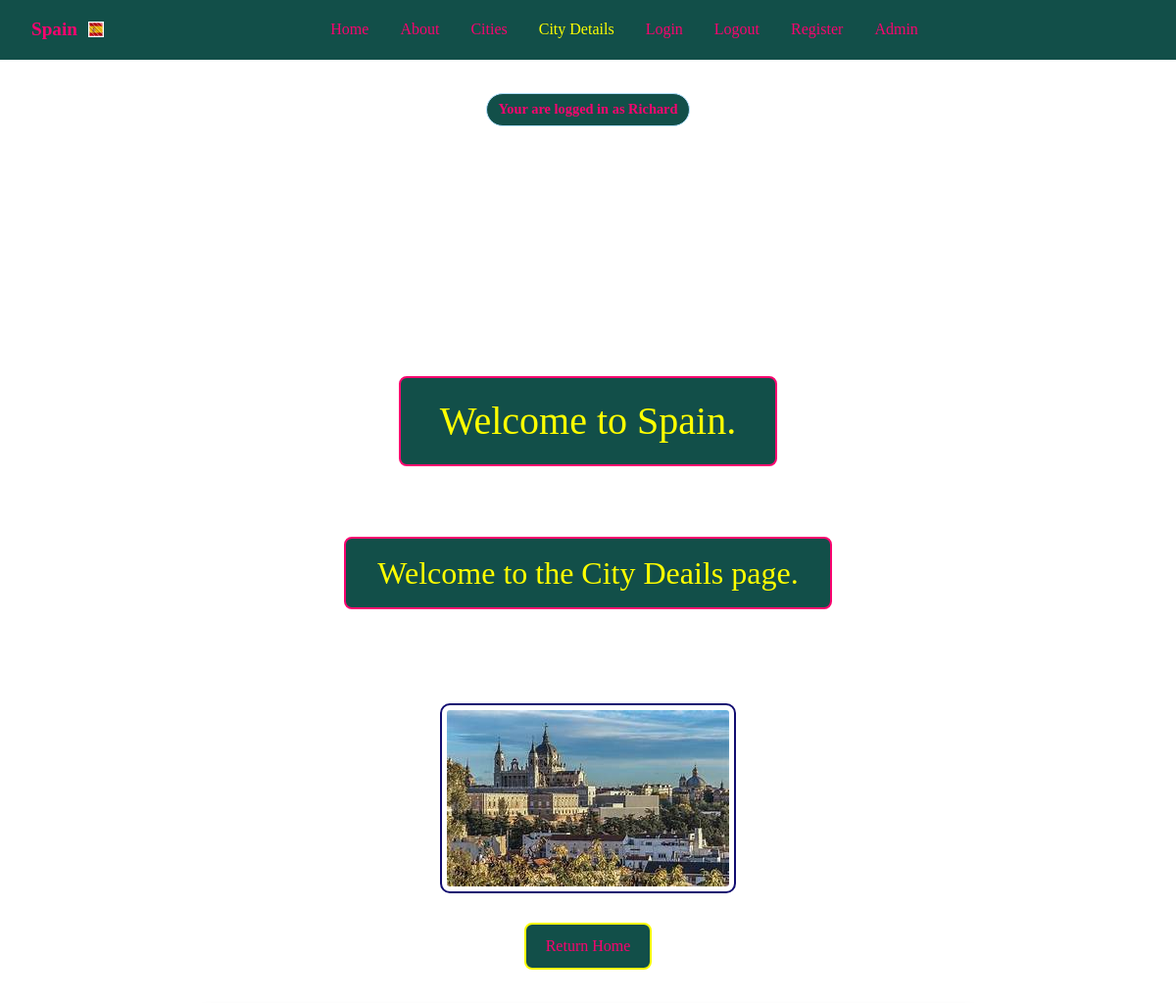
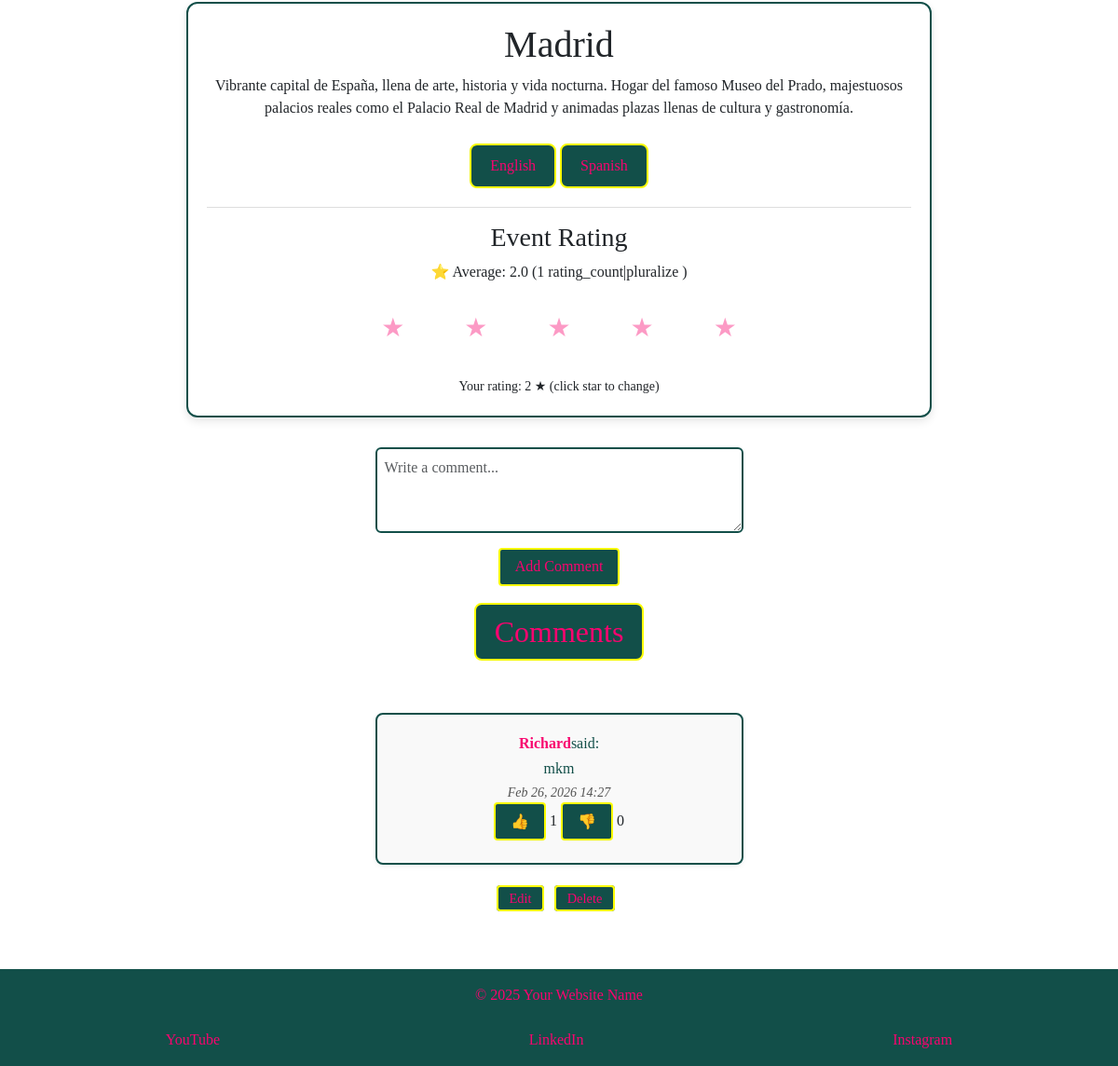
The page /city-details/2/?lang=es (signed in) on the database its author committed (2 pictures, top to bottom).
### espana_es/models.py (models this page shows, shortened)
class CardText(models.Model):
    title = models.CharField(max_length=30)
    content = models.TextField()
    image_name = models.CharField(
        max_length=20,
        help_text="Enter file name (eg 'Alciante.jpg)",
        default='default.jpg',
        blank=True
    )
    saved_by = models.ManyToManyField(User,
                                      related_name='saved_cards', blank=True)

class CardTextTranslation(models.Model):
    LANGUAGE_CHOICES = [
        ('en', 'English'),
        ('es', 'Spanish'),
    ]
    card = models.ForeignKey(
        CardText,
        related_name='translations',
        on_delete=models.CASCADE
    )
    language = models.CharField(max_length=5, choices=LANGUAGE_CHOICES)
    content = models.TextField()

class EventRating(models.Model):
    card = models.ForeignKey('CardText',
                             on_delete=models.CASCADE, related_name='ratings')
    user = models.ForeignKey(User, on_delete=models.CASCADE)
    rating = models.IntegerField(choices=[(i, i) for i in range(1, 6)])
    class Meta:
        unique_together = ('card', 'user')

class Comment(models.Model):
    card = models.ForeignKey(
        CardText,
        on_delete=models.CASCADE,
        related_name='comments',
        default=1
    )
    user = models.ForeignKey(User, on_delete=models.CASCADE)
    text = models.TextField()
    created_at = models.DateTimeField(auto_now_add=True)
    updated_at = models.DateTimeField(auto_now=True)

### espana_es/views.py (the view)
# urls.py: path('city-details/<int:pk>/', views.city_details, name='city-details'),
def city_details(request, pk):
    card = get_object_or_404(CardText, id=pk)
    lang = request.GET.get('lang', 'en')
    translation = card.translations.filter(language=lang).first()
    content = (
        translation.content
        if translation
        else card.content or 'Content coming soon.'
    )
    form = CommentForm(request.POST)
    if form.is_valid():
        comment = form.save(commit=False)
        comment.user = request.user
        comment.card = card
        comment.save()
        return redirect('city-details', pk=card.pk)
    else:
        form = CommentForm()
    comments = card.comments.all().order_by('created_at')
    average_rating = card.ratings.aggregate(avg=Avg('rating'))['avg']
    rating_count = card.ratings.count()
    user_rating = None
    if request.user.is_authenticated:
        user_rating = EventRating.objects.filter(
            card=card, user=request.user
        ).first()
    return render(request,
                  'city-details.html',
                  {'active_tab': 'city-details',
                   'card': card,
                   'content': content,
                   'comments': comments,
                   'form': form,
                   'lang': lang,
                   'average_rating': average_rating,
                   'rating_count': rating_count,
                   'user_rating': user_rating
                   })

### espana_es/forms.py
class CommentForm(forms.ModelForm):
    class Meta:
        model = Comment
        fields = ['text']
        labels = {
            'text': '',
        }
        widgets = {
            'text': forms.Textarea(attrs={
                'class': 'form-control',
                'rows': 3,
                'placeholder': 'Write a comment...'
            })
        }

### espana_es/templatetags/comment_tags.py (called while the page is built)
@register.filter
def reaction_count(comment, reaction_type):
    return comment.reactions.filter(reaction=reaction_type).count()

### espana_es/templates/city-details.html (shortened to what this page needs)
{% extends 'base.html' %}
{% load static %}
{% load comment_tags %}
{% block body_class %}morph-page{% endblock %}
{% block morph_images %}
<div class="image-morph">
</div>
{% endblock %}
{% block content %}
<h2 class="color-h2">Welcome to the City Deails page.</h2>
<main class="card-detail-wrapper">
    <div class="card-detail">
        <img src="{% static 'images/' %}{{ card.image_name }}" alt="{{ card.title }}">
        <p>
            <a class="color-return" href="{% url 'index' %}">Return Home</a>
        </p>
        <div class="card-content-box">
            <h1>{{ card.title }}</h1>
            <p>{{ content }}</p>
            <div class="lang-switch">
                <a href="{% url 'city-details' pk=card.pk %}?lang=en">English</a>
                <a href="{% url 'city-details' pk=card.pk %}?lang=es">Spanish</a>
            </div>
            <div class="rating-box">
                <h3>Event Rating</h3>
                <p>
                    ⭐ Average:
                    {% if average_rating %}
                        {{ average_rating|floatformat:1 }}
                    {% else %}
                        No ratings yet
                    {% endif %}
                    {% if rating_count %}
                        ({{ rating_count }} rating_count|pluralize )
                    {% endif %}
                </p>
                {% if user.is_authenticated %}
                <form method='POST' class="star-form" data-url="{% url 'rate_card' pk=card.id %}">
                    <div class="star-rating">
                        {% for star in "12345"|make_list %}
                        <button type="button" name="rating" value="{{ star }}"
                        class="star-btn {% if user_rating and user_rating.rating == star|add:'0' %}slected{% endif %}">
                         ★
                    </button>
                    {% endfor %}
                    </div>
                    <small class="rating-msg">
                        {% if user_rating %}
                            Your rating: {{ user_rating.rating }}  ★ (click star to change)
                        {% else %}
                            Click star to rate card
                        {% endif %}
                    </small>
                </form>
                {% else %}
                <p>Login to rate this event.</p>
                {% endif %}
            </div>
        </div>
    </div>
    <div class="comments-section">
        {% if user.is_authenticated %}
        <form method="POST">
            {{ form.as_p }}
            <button type="submit">Add Comment</button>
        </form>
        {% endif %}
        <h2>Comments</h2>
        {% for comment in comments %}
        <div class="comment" data-id="{{ comment.id }}">
            <p><strong>{{ comment.user.username }}</strong>said:</p>
            <p>{{ comment.text }}</p>
            <small>{{ comment.created_at|date:"M d, Y H:i "}}</small>
            <div class="reaction-buttons">
                {% if user.is_authenticated %}
                <button class="like-btn" data-url="{% url 'toggle_reaction' comment.id 'like' %}">👍</button>
                <span class="like-count">{{ comment|reaction_count:"like" }}</span>
                <button class="dislike-btn" data-url="{% url 'toggle_reaction' comment.id 'dislike' %}">👎</button>
                <span class="dislike-count">{{ comment|reaction_count:"dislike" }}</span>
                {% else %}
                <p>Login to react.</p>
                {% endif %}
            </div>
        </div>
        {% if user == comment.user %}
        <div class="actions">
            <a href="{% url 'edit-comment' comment.pk %}">Edit</a>
            <a href="{% url 'delete-comment' comment.pk %}">Delete</a>
        </div>
        {% endif %}
        {% empty %}
        <hr>
        <p class="no-comments">No Comments yer</p>
        {% endfor %}
    </div>
</main>
{% endblock %}

### espana_es/templates/base.html (shortened to what this page needs)
{% load static %}
<!doctype html>
<html lang="en">
<head>
    <link href="https://cdn.jsdelivr.net/npm/bootstrap@5.3.8/dist/css/bootstrap.min.css" rel="stylesheet"
>
    <link rel="stylesheet" href="{% static 'CSS/espana.css' %}">
</head>
<body class="{% block body_class %}{% endblock %}">
    {% block morph_images %}
    {% endblock %}
    <nav class="navbar">
        <div class="logo">
            <a href="{% url 'index' %}">
                Spain
                <img src="{% static 'favicon/favicon-32x32.png' %}" alt="logo" class="logo-img">
            </a>
        </div>
        <div class="nav-links" id="nav-links">
            <a href="{% url 'index' %}" class="{% if active_tab == 'index' %}active{% endif %}">Home</a>
            <a href="{% url 'about' %}" class="{% if active_tab == 'about' %}active{% endif %}">About</a>
            <a href="{% url 'cities' %}" class="{% if active_tab == 'cities' %}active{% endif %}">Cities</a>
            {% if active_tab == 'city-details' %}
            <span class="active">City Details</span>
            {% endif %}
            <a href="{% url 'login' %}" class="{% if active_tab == 'login' %}active{% endif %}">Login</a>
            <a href="{% url 'logout' %}" class="{% if active_tab == 'logout' %}active{% endif %}">Logout</a>
            <a href="{% url 'register' %}" class="{% if active_tab == 'register' %}active{% endif %}">Register</a>
            <a href="{% url 'admin:index' %}">Admin</a>
        </div>
    </nav>
    {% if request.user.is_authenticated %}
    <div class="auth-badge">
        Your are logged in as {{ request.user.username }}
    </div>
    {% endif %}
    <h1 class="color">Welcome to Spain.</h1>
    <main>
        {% block content %}{% endblock %}
    </main>
    <footer>
        <p class="footer-text">&copy; 2025 Your Website Name</p>
        <div class="social-links">
            <a href="https://www.youtube.com" target="_blank" aria-label="YouTube">YouTube</a>
            <a href="https://www.linkedin.com" target="_blank" aria-label="LinkedIn">LinkedIn</a>
            <a href="https://www.instagram.com" target="_blank" aria-label="Instagram">Instagram</a>
        </div>
    </footer>
</body>
</html>

### rows shown on the page
CardText: image_name (picture), title "Madrid"
CardTextTranslation: content "Vibrante capital de España, llena de arte, historia y vida nocturna. Hogar del famoso Museo del Prado, majestuosos palacios reales como el Palacio Real de Madrid y animadas plazas llenas de cultura y gastronomía."
EventRating: rating "2"
Comment: user.username "Richard", text "mkm", created_at "Feb 26, 2026 14:27", id "1", id "0", shows "Edit"

### other values the page prints
{{ request.user.username }} "Richard"
{{ average_rating|floatformat:1 }} "2.0"
{{ rating_count }} "1"
